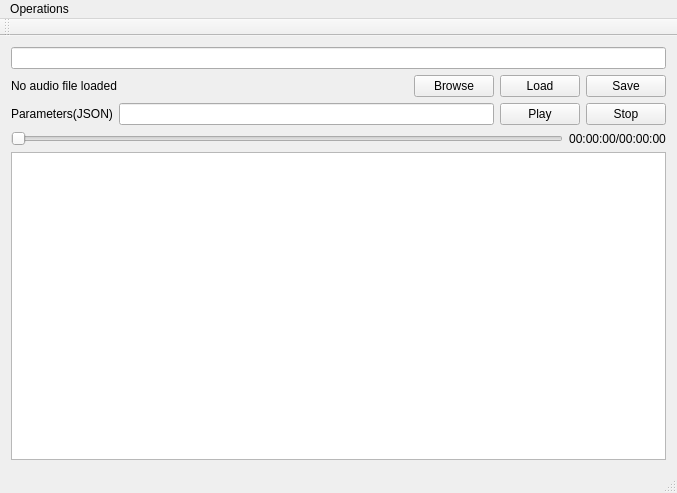
<?xml version="1.0" encoding="UTF-8"?>
<ui version="4.0">
 <class>MainWindow</class>
 <widget class="QMainWindow" name="MainWindow">
  <property name="geometry">
   <rect>
    <x>0</x>
    <y>0</y>
    <width>677</width>
    <height>493</height>
   </rect>
  </property>
  <property name="windowTitle">
   <string>MainWindow</string>
  </property>
  <widget class="QWidget" name="centralWidget">
   <layout class="QVBoxLayout" name="verticalLayout">
    <item>
     <widget class="QLineEdit" name="lineEdit_auidoPath"/>
    </item>
    <item>
     <layout class="QHBoxLayout" name="horizontalLayout_2">
      <item>
       <widget class="QLabel" name="label_audioName">
        <property name="text">
         <string>No audio file loaded</string>
        </property>
       </widget>
      </item>
      <item>
       <spacer name="horizontalSpacer">
        <property name="orientation">
         <enum>Qt::Horizontal</enum>
        </property>
        <property name="sizeHint" stdset="0">
         <size>
          <width>308</width>
          <height>20</height>
         </size>
        </property>
       </spacer>
      </item>
      <item>
       <widget class="QPushButton" name="button_browse">
        <property name="text">
         <string>Browse</string>
        </property>
       </widget>
      </item>
      <item>
       <widget class="QPushButton" name="button_load">
        <property name="text">
         <string>Load</string>
        </property>
       </widget>
      </item>
      <item>
       <widget class="QPushButton" name="button_save">
        <property name="text">
         <string>Save</string>
        </property>
       </widget>
      </item>
     </layout>
    </item>
    <item>
     <layout class="QHBoxLayout" name="horizontalLayout">
      <item>
       <widget class="QLabel" name="label_parameters">
        <property name="text">
         <string>Parameters(JSON)</string>
        </property>
       </widget>
      </item>
      <item>
       <widget class="QLineEdit" name="lineEdit_parameters"/>
      </item>
      <item>
       <widget class="QPushButton" name="button_play">
        <property name="font">
         <font>
          <pointsize>9</pointsize>
         </font>
        </property>
        <property name="contextMenuPolicy">
         <enum>Qt::DefaultContextMenu</enum>
        </property>
        <property name="text">
         <string>Play</string>
        </property>
       </widget>
      </item>
      <item>
       <widget class="QPushButton" name="button_stop">
        <property name="text">
         <string>Stop</string>
        </property>
       </widget>
      </item>
     </layout>
    </item>
    <item>
     <layout class="QHBoxLayout" name="horizontalLayout_3">
      <item>
       <widget class="QSlider" name="playSlider">
        <property name="orientation">
         <enum>Qt::Horizontal</enum>
        </property>
       </widget>
      </item>
      <item>
       <widget class="QLabel" name="label_audioTime">
        <property name="layoutDirection">
         <enum>Qt::LeftToRight</enum>
        </property>
        <property name="text">
         <string>00:00:00/00:00:00</string>
        </property>
        <property name="alignment">
         <set>Qt::AlignCenter</set>
        </property>
       </widget>
      </item>
     </layout>
    </item>
    <item>
     <widget class="QTextEdit" name="textEdit_log"/>
    </item>
   </layout>
  </widget>
  <widget class="QMenuBar" name="menuBar">
   <property name="geometry">
    <rect>
     <x>0</x>
     <y>0</y>
     <width>677</width>
     <height>28</height>
    </rect>
   </property>
   <widget class="QMenu" name="menuAudio_Play">
    <property name="title">
     <string>Operations</string>
    </property>
    <widget class="QMenu" name="menuVolume">
     <property name="title">
      <string>Volume</string>
     </property>
     <addaction name="actionAdjustByJson"/>
     <addaction name="actionNormalization"/>
    </widget>
    <addaction name="actionReverse"/>
    <addaction name="actionFade"/>
    <addaction name="menuVolume"/>
    <addaction name="actionResample"/>
    <addaction name="actionOLA"/>
    <addaction name="actionFFT"/>
   </widget>
   <addaction name="menuAudio_Play"/>
  </widget>
  <widget class="QToolBar" name="mainToolBar">
   <attribute name="toolBarArea">
    <enum>TopToolBarArea</enum>
   </attribute>
   <attribute name="toolBarBreak">
    <bool>false</bool>
   </attribute>
  </widget>
  <widget class="QStatusBar" name="statusBar"/>
  <action name="actionReverse">
   <property name="text">
    <string>Reverse</string>
   </property>
   <property name="toolTip">
    <string>Reverse</string>
   </property>
  </action>
  <action name="actionFade">
   <property name="text">
    <string>Fade</string>
   </property>
  </action>
  <action name="actionResample">
   <property name="text">
    <string>Resample</string>
   </property>
  </action>
  <action name="actionOLA">
   <property name="text">
    <string>OLA</string>
   </property>
  </action>
  <action name="actionFFT">
   <property name="text">
    <string>FFT</string>
   </property>
  </action>
  <action name="actionAdjustByJson">
   <property name="text">
    <string>Adjust By Json</string>
   </property>
  </action>
  <action name="actionNormalization">
   <property name="text">
    <string>Normalization</string>
   </property>
  </action>
 </widget>
 <layoutdefault spacing="6" margin="11"/>
 <resources/>
 <connections/>
</ui>
